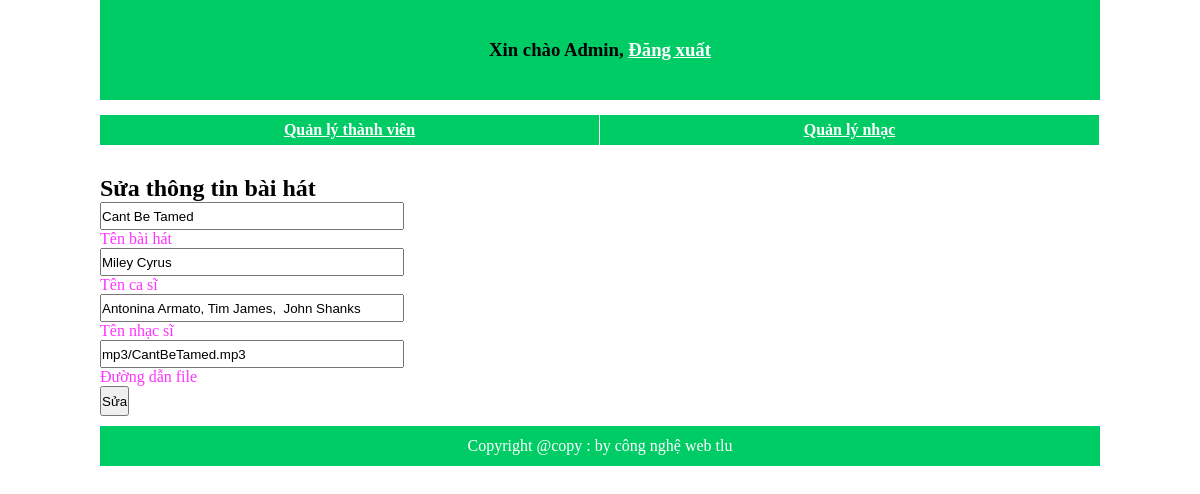
/admin/edit_list_music.php?mabh=10, run on the app's committed database.
### tables this page shows
CREATE TABLE `baihat` (
  `mabh` int(11) NOT NULL,
  `tenbh` varchar(150) NOT NULL,
  `tencs` varchar(50) NOT NULL,
  `tenns` varchar(50) NOT NULL,
  `quocgia` varchar(30) NOT NULL,
  `theloai` varchar(30) NOT NULL,
  `capnhat` int(1) NOT NULL DEFAULT '0',
  `url` varchar(255) NOT NULL
);

### admin/edit_list_music.php (the view, shortened to what this page needs)
<?php
	require("templates/header.php");
	$mabh = $_GET["mabh"];
	require("../config/connect.php");
	$sql = "SELECT * FROM baihat WHERE mabh = $mabh";
	$kq = mysqli_query($conn,$sql);
	$data = mysqli_fetch_assoc($kq);
?>
	<form action="edit_list_music.php?mabh=<?php echo $mabh; ?>" method="post">
		<h2>Sửa thông tin bài hát</h2>
		<div>
			<div>
				<input style="height: 24px; width: 300px;" type="text" name="tenbh" placeholder="Tên bài hát" value="<?php echo $data['tenbh']; ?>" required>
				<div style="color: #FF33FF;">Tên bài hát</div>
			</div>
			<div>
				<input style="height: 24px; width: 300px;" type="text" name="tencs" placeholder="Tên ca sĩ" value="<?php echo $data['tencs']; ?>" required>
				<div style="color: #FF33FF;">Tên ca sĩ</div>
			</div>
			<div>
				<input style="height: 24px; width: 300px;" type="text" name="tenns" placeholder="Tên nhạc sĩ" value="<?php echo $data['tenns']; ?>" required>
				<div style="color: #FF33FF;">Tên nhạc sĩ</div>
			</div>
			<div>
				<input style="height: 24px; width: 300px;" type="text" name="url" placeholder="Đường dẫn file" value="<?php echo $data['url']; ?>" required>
				<div style="color: #FF33FF;">Đường dẫn file</div>
			</div>
		<button style="height: 30px;" type="submit" name="ok">Sửa</button>
	</form>
<?php
	require("templates/footer.php");
?>

### css/style-admin.css (style rules this page uses)
* { padding: 0px; margin: 0px; }
body { width: 1000px; margin: auto; }

### data on the page
baihat: tenbh "Cant Be Tamed", tencs "Miley Cyrus", tenns "Antonina Armato, Tim James, John Shanks", url "mp3/CantBeTamed.mp3"
